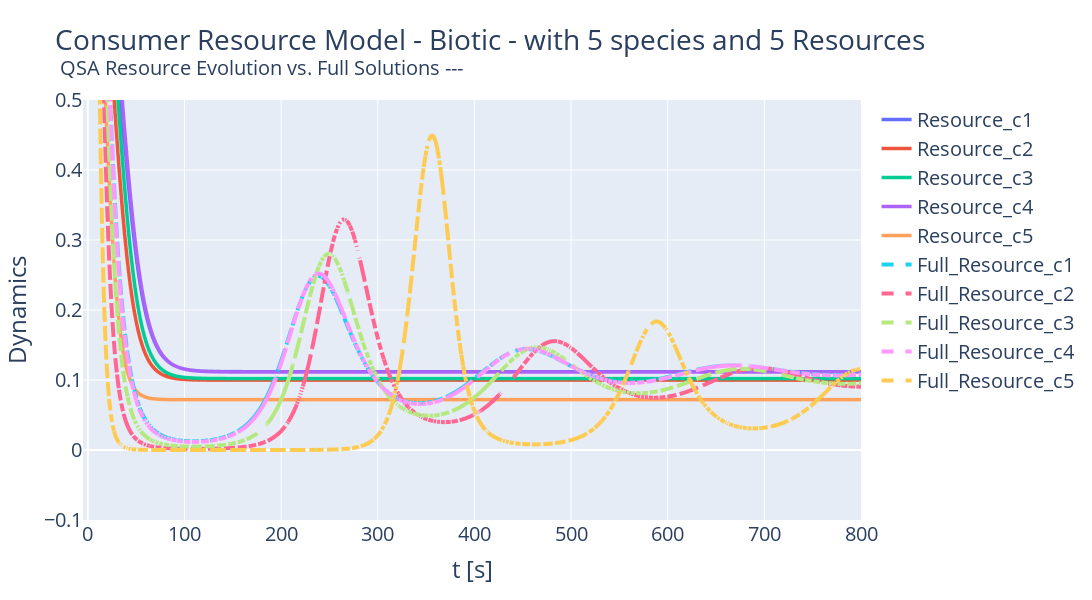

The notebook cell saved with this chart:
### Markdown cell above
The QSA solutions converges to the full CRM solutions, but really slowly due to the supply rate of the resources $\omega = 0.1$

### Code cell
fig = px.line( df_res, x='t[s]', 
              title="Consumer Resource Model - Biotic - with 5 species and 5 Resources <br><sup> QSA Resource Evolution vs. Full Solutions ---</sup>", 
              y = ['t[s]', 'Resource_c1', 'Resource_c2', 'Resource_c3', 'Resource_c4','Resource_c5',
                    'Full_Resource_c1', 'Full_Resource_c2', 'Full_Resource_c3', 'Full_Resource_c4','Full_Resource_c5'],
              labels={'value':'Dynamics', 'variable':'', 't[s]':'t [s]'},
              height=600, width=1200)

for i in range (1,6):
      fig.update_traces(selector = {'name': f'Resource_c{i}'}, line = {'width':3.5})

for i in range (1,6):
      fig.update_traces(selector = {'name': f'Full_Resource_c{i}'}, line = {'width':4, 'dash':'dash'})

fig.update_layout(font=dict(size=20), xaxis_range = [-5, 800], yaxis_range = [-0.1, 0.5])
fig.show()

### Figure 1 — Plotly figure (JSON) as saved in the notebook; plotly's stock layout.template omitted (floating-point values rounded to 4 significant figures; data arrays with more than 128 entries replaced by an {"elided": "..."} marker saying what was removed)
{"data": [{"hovertemplate": "=Resource_c1<br>t [s]=%{x}<br>Dynamics=%{y}<extra></extra>", "legendgroup": "Resource_c1", "line": {"color": "#636efa", "dash": "solid", "width": 3.5}, "marker": {"symbol": "circle"}, "mode": "lines", "name": "Resource_c1", "showlegend": true, "type": "scattergl", "x": {"elided": "1000 float values"}, "xaxis": "x", "y": {"elided": "1000 float values"}, "yaxis": "y"}, {"hovertemplate": "=Resource_c2<br>t [s]=%{x}<br>Dynamics=%{y}<extra></extra>", "legendgroup": "Resource_c2", "line": {"color": "#EF553B", "dash": "solid", "width": 3.5}, "marker": {"symbol": "circle"}, "mode": "lines", "name": "Resource_c2", "showlegend": true, "type": "scattergl", "x": {"elided": "1000 float values"}, "xaxis": "x", "y": {"elided": "1000 float values"}, "yaxis": "y"}, {"hovertemplate": "=Resource_c3<br>t [s]=%{x}<br>Dynamics=%{y}<extra></extra>", "legendgroup": "Resource_c3", "line": {"color": "#00cc96", "dash": "solid", "width": 3.5}, "marker": {"symbol": "circle"}, "mode": "lines", "name": "Resource_c3", "showlegend": true, "type": "scattergl", "x": {"elided": "1000 float values"}, "xaxis": "x", "y": {"elided": "1000 float values"}, "yaxis": "y"}, {"hovertemplate": "=Resource_c4<br>t [s]=%{x}<br>Dynamics=%{y}<extra></extra>", "legendgroup": "Resource_c4", "line": {"color": "#ab63fa", "dash": "solid", "width": 3.5}, "marker": {"symbol": "circle"}, "mode": "lines", "name": "Resource_c4", "showlegend": true, "type": "scattergl", "x": {"elided": "1000 float values"}, "xaxis": "x", "y": {"elided": "1000 float values"}, "yaxis": "y"}, {"hovertemplate": "=Resource_c5<br>t [s]=%{x}<br>Dynamics=%{y}<extra></extra>", "legendgroup": "Resource_c5", "line": {"color": "#FFA15A", "dash": "solid", "width": 3.5}, "marker": {"symbol": "circle"}, "mode": "lines", "name": "Resource_c5", "showlegend": true, "type": "scattergl", "x": {"elided": "1000 float values"}, "xaxis": "x", "y": {"elided": "1000 float values"}, "yaxis": "y"}, {"hovertemplate": "=Full_Resource_c1<br>t [s]=%{x}<br>Dynamics=%{y}<extra></extra>", "legendgroup": "Full_Resource_c1", "line": {"color": "#19d3f3", "dash": "dash", "width": 4}, "marker": {"symbol": "circle"}, "mode": "lines", "name": "Full_Resource_c1", "showlegend": true, "type": "scattergl", "x": {"elided": "1000 float values"}, "xaxis": "x", "y": {"elided": "1000 float values"}, "yaxis": "y"}, {"hovertemplate": "=Full_Resource_c2<br>t [s]=%{x}<br>Dynamics=%{y}<extra></extra>", "legendgroup": "Full_Resource_c2", "line": {"color": "#FF6692", "dash": "dash", "width": 4}, "marker": {"symbol": "circle"}, "mode": "lines", "name": "Full_Resource_c2", "showlegend": true, "type": "scattergl", "x": {"elided": "1000 float values"}, "xaxis": "x", "y": {"elided": "1000 float values"}, "yaxis": "y"}, {"hovertemplate": "=Full_Resource_c3<br>t [s]=%{x}<br>Dynamics=%{y}<extra></extra>", "legendgroup": "Full_Resource_c3", "line": {"color": "#B6E880", "dash": "dash", "width": 4}, "marker": {"symbol": "circle"}, "mode": "lines", "name": "Full_Resource_c3", "showlegend": true, "type": "scattergl", "x": {"elided": "1000 float values"}, "xaxis": "x", "y": {"elided": "1000 float values"}, "yaxis": "y"}, {"hovertemplate": "=Full_Resource_c4<br>t [s]=%{x}<br>Dynamics=%{y}<extra></extra>", "legendgroup": "Full_Resource_c4", "line": {"color": "#FF97FF", "dash": "dash", "width": 4}, "marker": {"symbol": "circle"}, "mode": "lines", "name": "Full_Resource_c4", "showlegend": true, "type": "scattergl", "x": {"elided": "1000 float values"}, "xaxis": "x", "y": {"elided": "1000 float values"}, "yaxis": "y"}, {"hovertemplate": "=Full_Resource_c5<br>t [s]=%{x}<br>Dynamics=%{y}<extra></extra>", "legendgroup": "Full_Resource_c5", "line": {"color": "#FECB52", "dash": "dash", "width": 4}, "marker": {"symbol": "circle"}, "mode": "lines", "name": "Full_Resource_c5", "showlegend": true, "type": "scattergl", "x": {"elided": "1000 float values"}, "xaxis": "x", "y": {"elided": "1000 float values"}, "yaxis": "y"}], "layout": {"font": {"size": 20}, "height": 600, "legend": {"title": {"text": ""}, "tracegroupgap": 0}, "title": {"text": "Consumer Resource Model - Biotic - with 5 species and 5 Resources <br><sup> QSA Resource Evolution vs. Full Solutions ---</sup>"}, "width": 1200, "xaxis": {"anchor": "y", "domain": [0, 1], "range": [-5, 800], "title": {"text": "t [s]"}}, "yaxis": {"anchor": "x", "domain": [0, 1], "range": [-0.1, 0.5], "title": {"text": "Dynamics"}}}}
